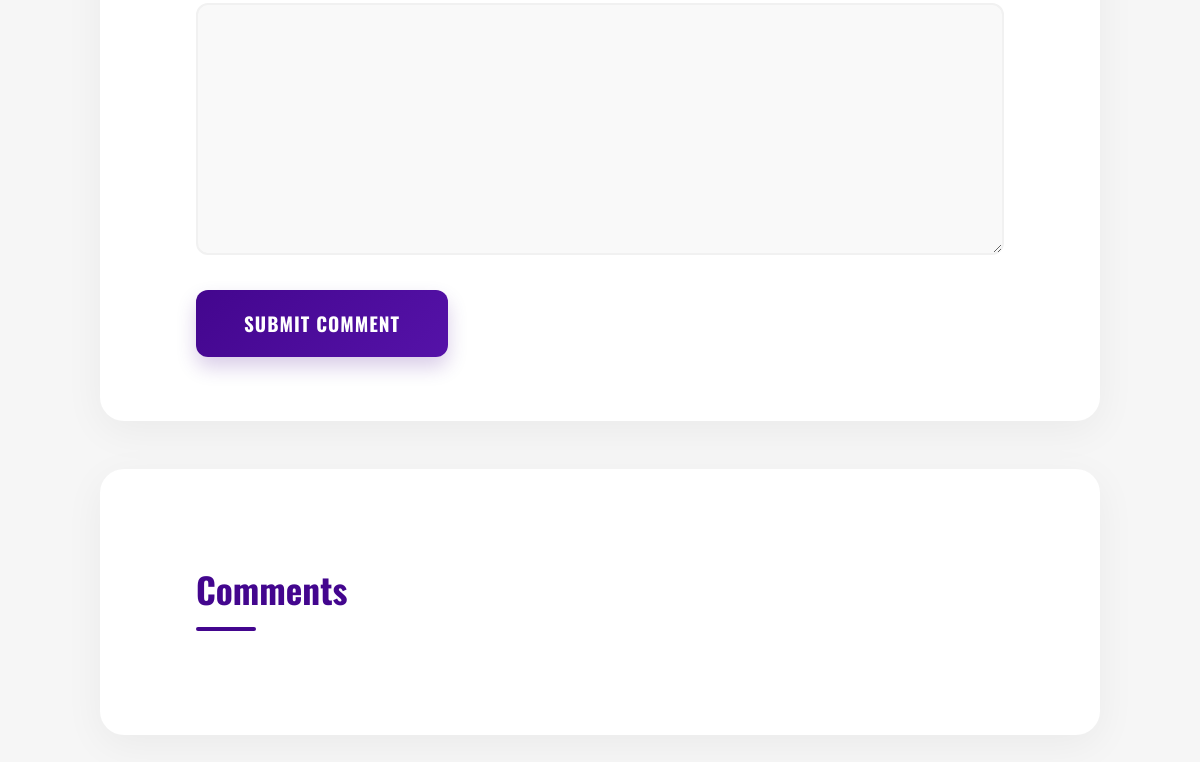
Before: /posts/hike-in-the-mountains/ (lower part) with the older database file.
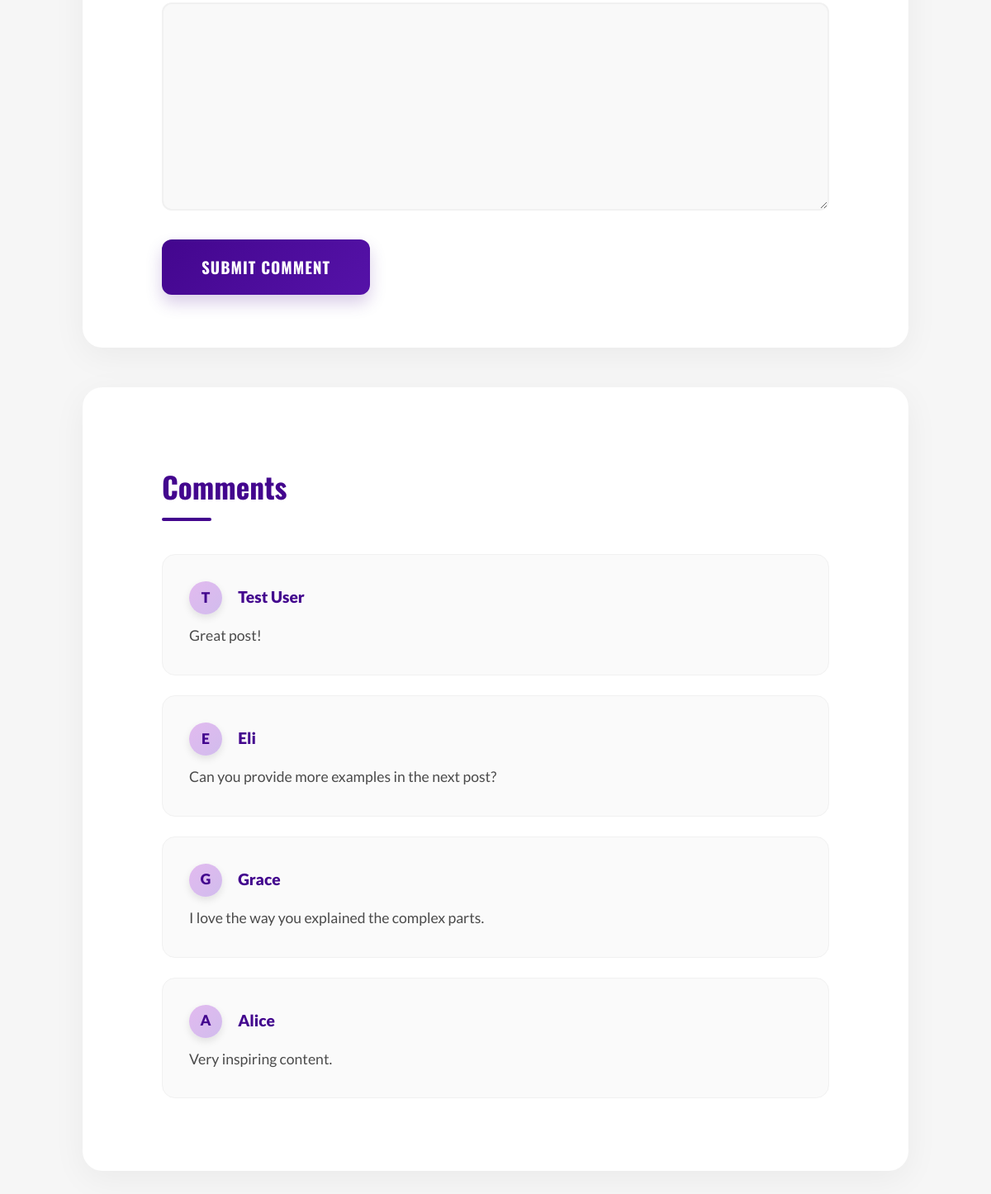
After: the same page with the newer database file.
### blog/models.py (models this page shows, shortened)
class Comment(models.Model):
    user_name = models.CharField(max_length=100)
    user_email = models.EmailField()
    text = models.TextField(max_length=400)
    post = models.ForeignKey(Post, on_delete=models.CASCADE, related_name='comments')

### blog/views.py (the view)
# urls.py: path('posts/<slug:slug>/', views.PostDetailView.as_view(), name='post_detail'),
class PostDetailView(View):
    template_name = 'blog/post-detail.html'
    model = Post
    def get(self, request, slug):
        post = Post.objects.get(slug=slug)
        context = {
            'post': post,
            'post_tags': post.tags.all(),
            'comment_form': CommentForm()
        }
        return render(request, self.template_name, context)
    def post(self, request, slug):
        comment_form = CommentForm(request.POST)
        post = Post.objects.get(slug=slug)
        if comment_form.is_valid():
            comment = comment_form.save(commit=False)
            comment.post = post
            comment.save()
            return HttpResponseRedirect(reverse('post_detail', args=[slug]))
        context = {
            'post': post,
            'post_tags': post.tags.all(),
            'comment_form': comment_form
        }
        return render(request, self.template_name, context)

### blog/forms.py
class CommentForm(forms.ModelForm):
    class Meta:
        model = Comment
        fields = ['user_name', 'user_email', 'text']
        labels = {
            'user_name': 'Your Name',
            'user_email': 'Your Email',
            'text': 'Your Comment'
        }

### blog/models.py (called while the page is built)
    def __str__(self):
        return self.caption

    def full_name(self):
        return f"{self.first_name} {self.last_name}"

    def __str__(self):
        return self.full_name()

### blog/templates/blog/post-detail.html (shortened to what this page needs)
{% extends "base.html" %}
{% load static %}
{% block css_files %}
<link rel="stylesheet" href="{% static 'blog/post-detail.css' %}?v=3" />
{% endblock %}
{% block content %}
<section id="comment-form">
    <form action="{% url "post_detail" post.slug %}" method="POST">
        {% for form_field in comment_form %}
            <div class="form-control {% if form_field.errors %}invalid{% endif %}">
                {{ form_field }}
            </div>
        {% endfor %}
        <button type="submit">Submit Comment</button>
    </form>
</section>
<section id="comments">
    <h2>Comments</h2>
    <ul>
        {% for comment in post.comments.all %}
            <li>
                <p class="comment-author">
                    <span class="avatar">{{ comment.user_name|slice:":1"|upper }}</span>
                    {{ comment.user_name }}
                </p>
                <p>{{ comment.text|linebreaks }}</p>
            </li>
        {% endfor %}
    </ul>
</section>
{% endblock %}

Changed rows visible on the page:
added Comment: user_name "T", user_name "Test User", text "Great post!"
added Comment: user_name "E", user_name "Eli", text "Can you provide more examples in the next post?"
added Comment: user_name "G", user_name "Grace", text "I love the way you explained the complex parts."
added Comment: user_name "A", user_name "Alice", text "Very inspiring content."
